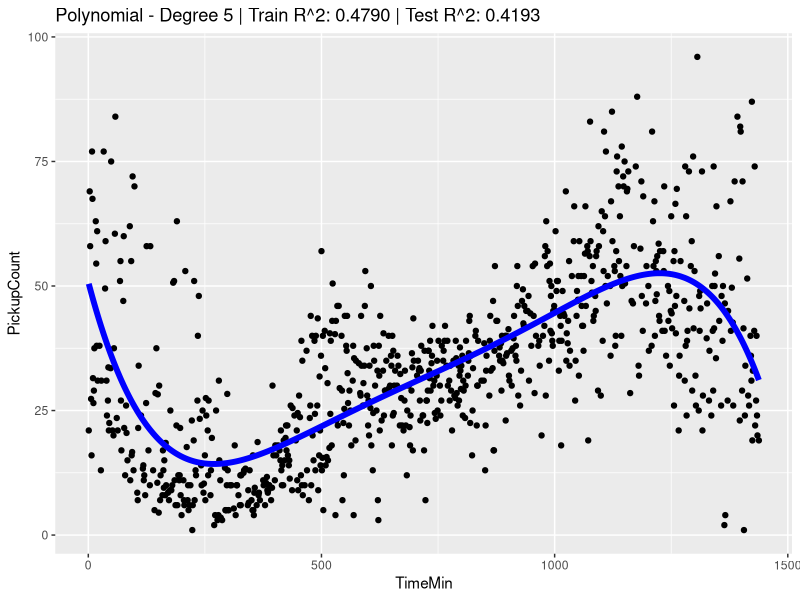
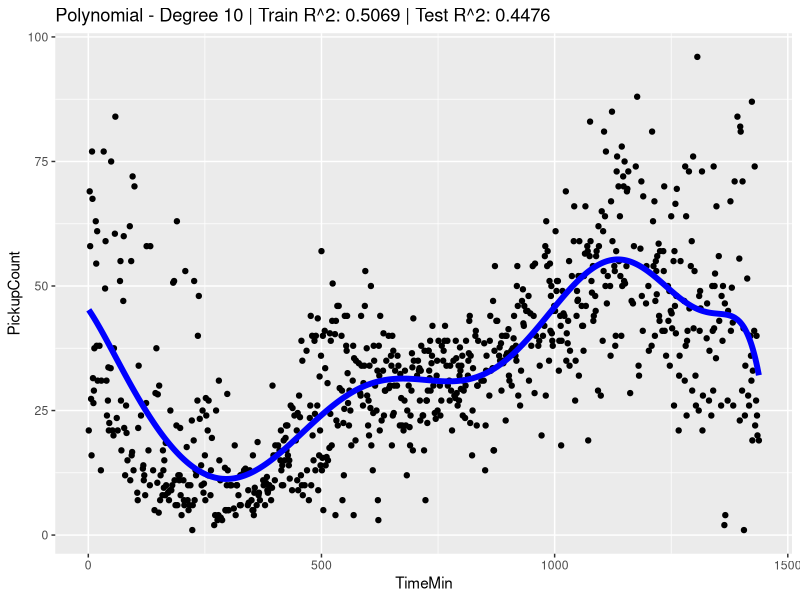
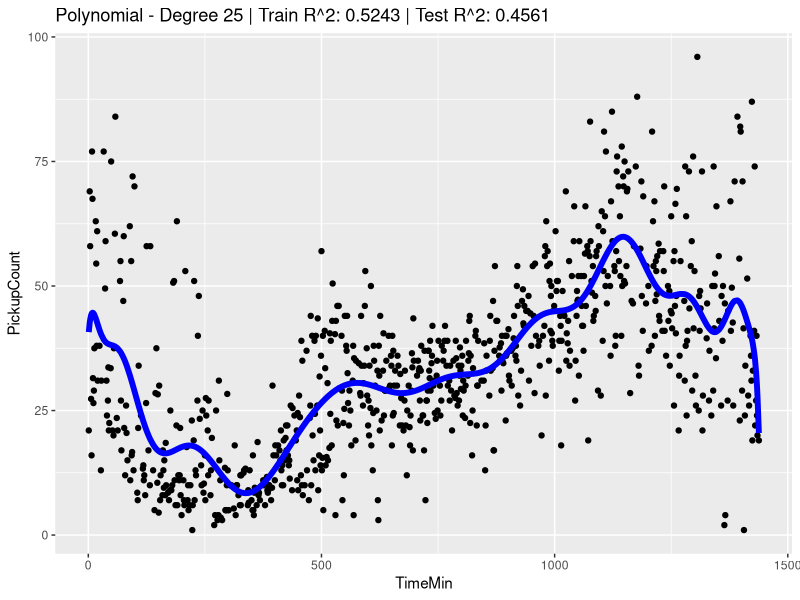
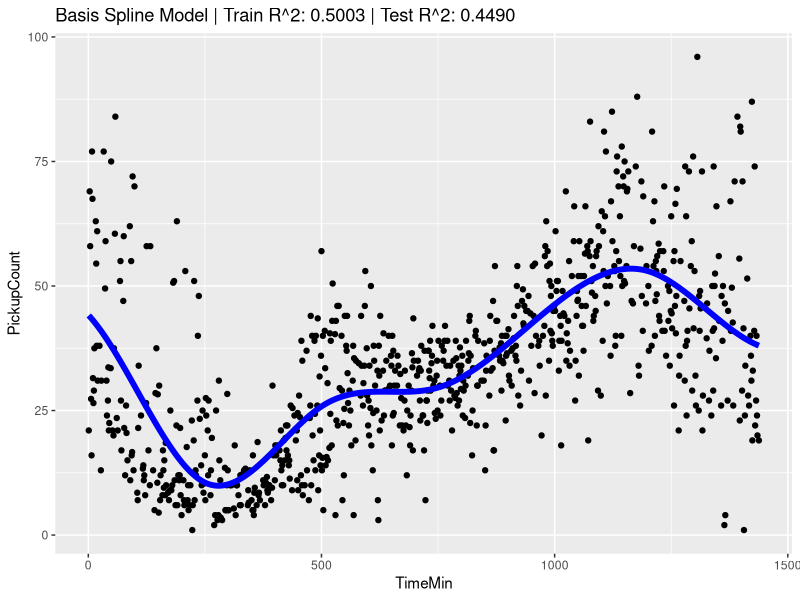
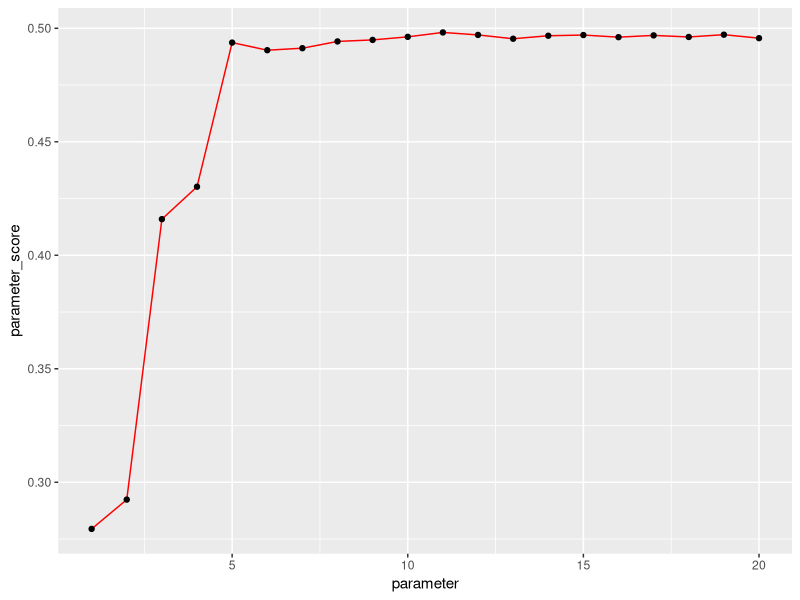
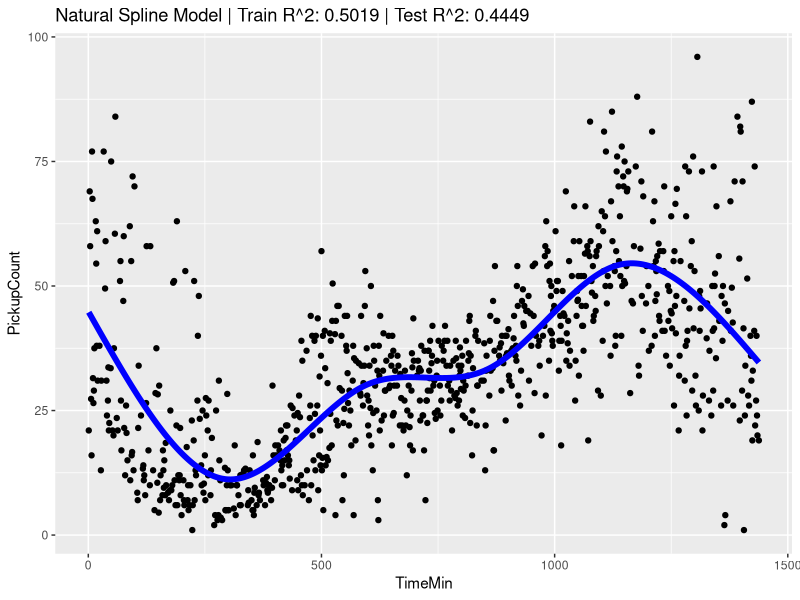
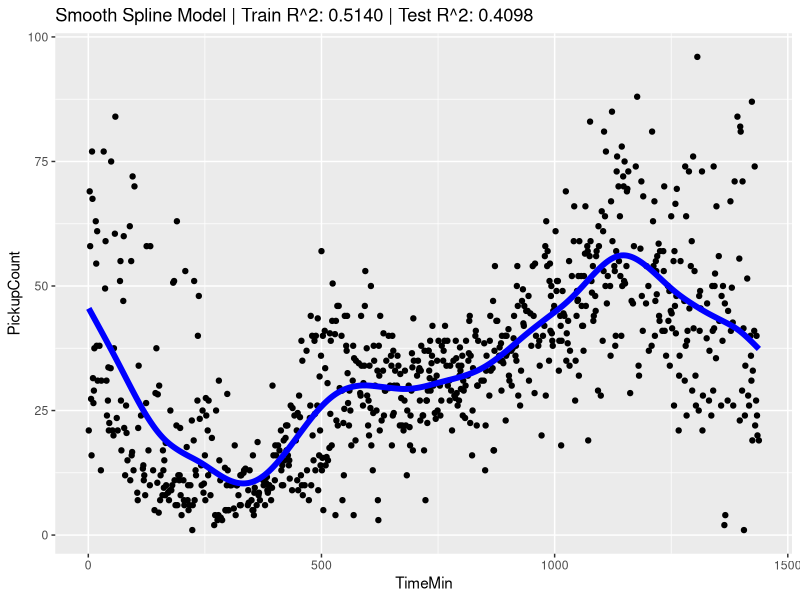
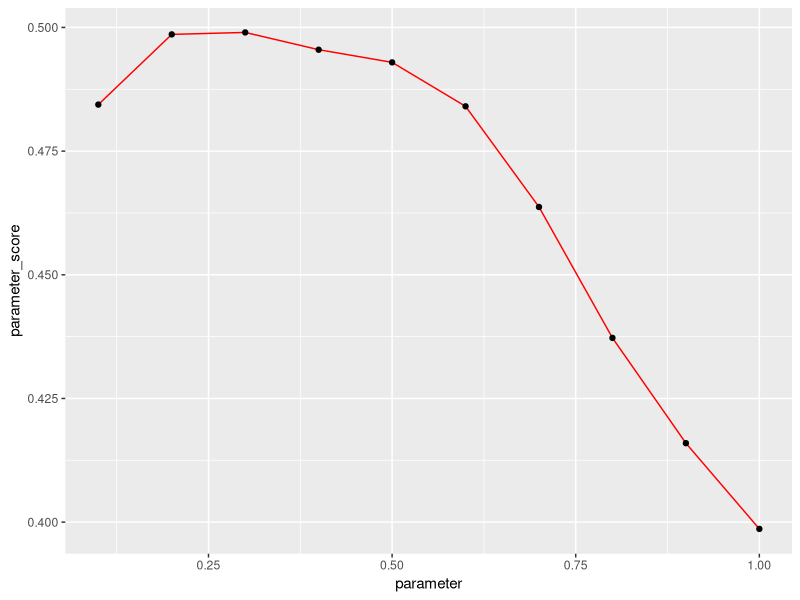

The R source for these figures, in order:
## ---- chunk 1
# Load data and get average taxi PickupCount for training set
train_dataset1 <- read.table("dataset_1_train.txt",header = TRUE, sep = ",")
train_dataset1_clean <- aggregate(train_dataset1[, 3], list(TimeMin = train_dataset1$TimeMin), mean)
colnames(train_dataset1_clean)[2] <- "PickupCount"

# Load data and get average taxi PickupCount for testing set
test_dataset1 <- read.table("dataset_1_test.txt",header = TRUE, sep = ",")
test_dataset1_clean <- aggregate(test_dataset1[, 3], list(TimeMin = test_dataset1$TimeMin), mean)
colnames(test_dataset1_clean)[2] <- "PickupCount"
## ---- chunk 2
library(ggplot2)
# Function to compute R^2 for observed and predicted responses
rsq = function(y, predict) {
  tss = sum((y - mean(y))^2)
  rss = sum((y-predict)^2)
  r_squared = 1 - rss/tss
  
  return(r_squared)
}

crossval_ns = function(train, param_val, k) {
  # Input: 
  #   Training data frame: 'train', 
  #   Vector of span parameter values: 'param_val', 
  #   Number of CV folds: 'k'
  # Output: 
  #   Vector of R^2 values for the provided parameters: 'cv_rsq'
  
  num_param = length(param_val) # Number of parameters
  set.seed(109) # Set seed for random number generator
  
  # Divide training set into k folds by sampling uniformly at random
  # folds[s] has the fold index for train instance 's'
  folds = sample(1:k, nrow(train), replace = TRUE) 

  cv_rsq = rep(0., num_param) # Store cross-validated R^2 for different parameter values
  
  # Iterate over parameter values
  for(i in 1:num_param){
    # Iterate over folds to compute R^2 for parameter
    for(j in 1:k){
      # Fit model on all folds other than 'j' with parameter value param_val[i]
      model.ns = lm(PickupCount ~ ns(TimeMin, df = param_val[i]), data = train[folds!=j, ])
  
      # Make prediction on fold 'j'
      pred = predict(model.ns, train[folds == j,])
      
      # Compute R^2 for predicted values
      cv_rsq[i] = cv_rsq[i] + rsq(train$PickupCount[folds == j], pred)
    }
    
    # Average R^2 across k folds
    cv_rsq[i] = cv_rsq[i] / k
  }
  
  # Return cross-validated R^2 values
  return(cv_rsq)
}

crossval_loess = function(train, param_val, k) {
  # Input: 
  #   Training data frame: 'train', 
  #   Vector of span parameter values: 'param_val', 
  #   Number of CV folds: 'k'
  # Output: 
  #   Vector of R^2 values for the provided parameters: 'cv_rsq'
  
  num_param = length(param_val) # Number of parameters
  set.seed(109) # Set seed for random number generator
  
  # Divide training set into k folds by sampling uniformly at random
  # folds[s] has the fold index for train instance 's'
  folds = sample(1:k, nrow(train), replace = TRUE) 
  
  cv_rsq = rep(0., num_param) # Store cross-validated R^2 for different parameter values
  
  # Iterate over parameter values
  for(i in 1:num_param){
    # Iterate over folds to compute R^2 for parameter
    for(j in 1:k){
      # Fit model on all folds other than 'j' with parameter value param_val[i]
      model.loess = loess(PickupCount ~ TimeMin, span = param_val[i], 
                          data = train[folds!=j, ], 
                          control = loess.control(surface="direct"))
  
      # Make prediction on fold 'j'
      pred = predict(model.loess, train$TimeMin[folds == j])
      
      # Compute R^2 for predicted values
      cv_rsq[i] = cv_rsq[i] + rsq(train$PickupCount[folds == j], pred)
    }
    
    # Average R^2 across k folds
    cv_rsq[i] = cv_rsq[i] / k
  }
  
  # Return cross-validated R^2 values
  return(cv_rsq)
}

# Function to plot and evaluate model
model_evaluate = function(model_name, model, train_data, test_data) {
  if (class(model) == "smooth.spline") {
    train_predictions <- predict(model, x = train_data$TimeMin)$y
    test_predictions <- predict(model, newdata = test_data$TimeMin)$y
  } else {  
    train_predictions <- predict(model, newdata = train_data)
    test_predictions <- predict(model, newdata = test_data)
  }
  train_r2 <- rsq(train_data$PickupCount, train_predictions)
  test_r2 <- rsq(test_data$PickupCount, test_predictions)
  graph_title <- sprintf("%s | Train R^2: %.4f | Test R^2: %.4f", model_name, train_r2, test_r2)
  ggplot(transform(train_data, pred = train_predictions), mapping = aes(x = TimeMin, y=PickupCount)) + geom_point() + geom_line(mapping = aes(y = pred), color = "blue", size = 2) + ggtitle(graph_title)
  }

## ---- chunk 3
simp_poly_model.deg5 <- lm(PickupCount ~ poly(TimeMin, degree = 5), data = train_dataset1_clean) 
model_evaluate("Polynomial - Degree 5", simp_poly_model.deg5, train_dataset1_clean, test_dataset1_clean)
## ---- chunk 4
simp_poly_model.deg10 <- lm(PickupCount ~ poly(TimeMin, degree = 10), data = train_dataset1_clean) 
model_evaluate("Polynomial - Degree 10", simp_poly_model.deg10, train_dataset1_clean, test_dataset1_clean)
## ---- chunk 5
simp_poly_model.deg25 <- lm(PickupCount ~ poly(TimeMin, degree = 25), data = train_dataset1_clean) 
model_evaluate("Polynomial - Degree 25", simp_poly_model.deg25, train_dataset1_clean, test_dataset1_clean)
## ---- chunk 6
library(splines)
bs_model <- lm(PickupCount ~ bs(TimeMin, knots = c(250, 500, 750, 1200)), data = train_dataset1_clean) 
model_evaluate("Basis Spline Model", bs_model, train_dataset1_clean, test_dataset1_clean)
## ---- chunk 7
df_to_validate <- c(1:20)
ns_cv_scores <- crossval_ns(train_dataset1_clean, df_to_validate, 5)
ggplot(data = data.frame(parameter = df_to_validate, parameter_score = ns_cv_scores), aes(x = parameter, y = parameter_score, group = 1)) + geom_line(color = "red") + geom_point()
## ---- chunk 8
ns_model <- lm(PickupCount ~ ns(TimeMin, df = 5), data = train_dataset1_clean) 
model_evaluate("Natural Spline Model", ns_model, train_dataset1_clean, test_dataset1_clean)
## ---- chunk 9
smooth.spline_model <- smooth.spline(train_dataset1_clean$TimeMin, train_dataset1_clean$PickupCount) 
model_evaluate("Smooth Spline Model", smooth.spline_model, train_dataset1_clean, test_dataset1_clean)
## ---- chunk 10
span_to_validate <- c(1.:10.)/10.
loess_cv_scores <- crossval_loess(train_dataset1_clean, span_to_validate, 5)
ggplot(data = data.frame(parameter = span_to_validate, parameter_score = loess_cv_scores), aes(x = parameter, y = parameter_score, group = 1)) + geom_line(color = "red") + geom_point()
## ---- chunk 11
loess_model <- loess(PickupCount ~ TimeMin, span = .3, data = train_dataset1_clean, control = loess.control(surface="direct")) 
model_evaluate("Loess Model", loess_model, train_dataset1_clean, test_dataset1_clean)
## ---- chunk 12
# Function to compute R^2 for observed and predicted responses
rsq = function(y, predict) {
  tss = sum((y - mean(y))^2)
  rss = sum((y-predict)^2)
  r_squared = 1 - rss/tss
  
  return(r_squared)
}

# Function for k-fold cross-validation to tune span parameter in loess
crossval_loess = function(train, param_val, k) {
  # Input: 
  #   Training data frame: 'train', 
  #   Vector of span parameter values: 'param_val', 
  #   Number of CV folds: 'k'
  # Output: 
  #   Vector of R^2 values for the provided parameters: 'cv_rsq'
  
  num_param = length(param_val) # Number of parameters
  set.seed(109) # Set seed for random number generator
  
  # Divide training set into k folds by sampling uniformly at random
  # folds[s] has the fold index for train instance 's'
  folds = sample(1:k, nrow(train), replace = TRUE) 
  
  cv_rsq = rep(0., num_param) # Store cross-validated R^2 for different parameter values
  
  # Iterate over parameter values
  for(i in 1:num_param){
    # Iterate over folds to compute R^2 for parameter
    for(j in 1:k){
      # Fit model on all folds other than 'j' with parameter value param_val[i]
      model.loess = loess(PickupCount ~ TimeMin, span = param_val[i], 
                          data = train[folds!=j, ], 
                          control = loess.control(surface="direct"))
  
      # Make prediction on fold 'j'
      pred = predict(model.loess, train$TimeMin[folds == j])
      
      # Compute R^2 for predicted values
      cv_rsq[i] = cv_rsq[i] + rsq(train$PickupCount[folds == j], pred)
    }
    
    # Average R^2 across k folds
    cv_rsq[i] = cv_rsq[i] / k
  }
  
  # Return cross-validated R^2 values
  return(cv_rsq)
}
